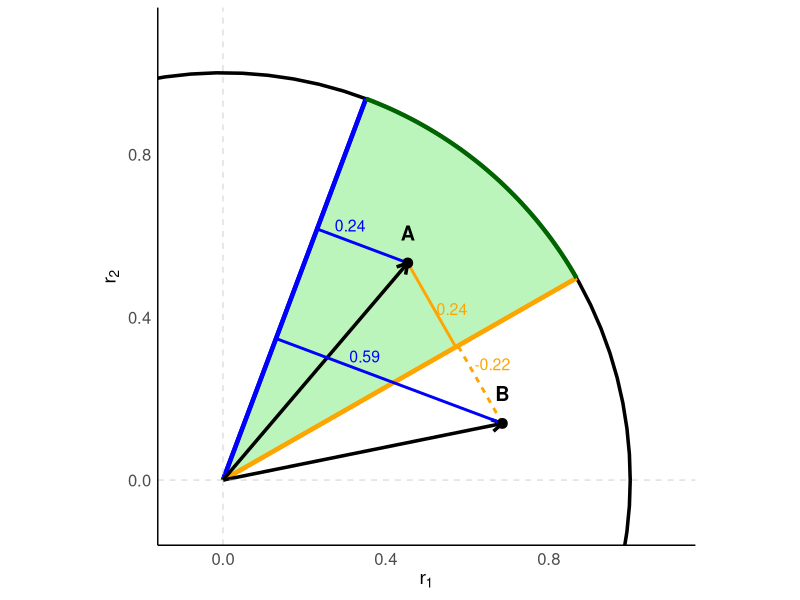
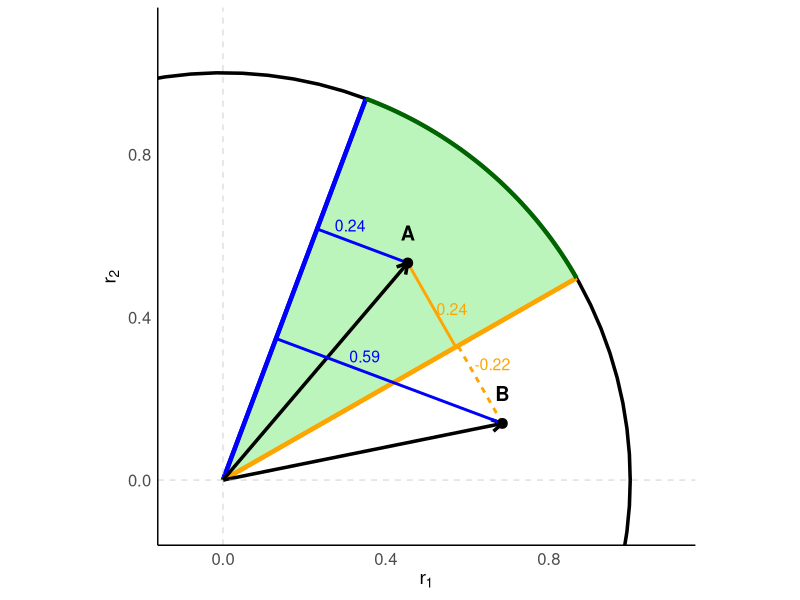

Write the R code that produced these figures, in order.
# Load required libraries
library(ggplot2)
library(dplyr)

# Define alpha values (competition coefficients)
alpha11 <- 0.7  # intraspecific competition of species 1
alpha12 <- 0.3  # effect of species 2 on species 1  
alpha21 <- 0.4  # effect of species 1 on species 2
alpha22 <- 0.8  # intraspecific competition of species 2

# Calculate slopes for feasibility domain boundaries
slope_left <- alpha22/alpha12  # 0.8/0.3 = 2.667
slope_right <- alpha21/alpha11  # 0.4/0.7 = 0.571

# Define colors for edges
color_left <- "blue"
color_right <- "orange"

# Create circular boundary
radius <- 1.0
n_points <- 100
angles <- seq(0, 2*pi, length.out = n_points)
circle_df <- data.frame(
  x = radius * cos(angles),
  y = radius * sin(angles)
)

# Create feasibility domain extending to the circle
theta_right <- atan(slope_right)
theta_left <- atan(slope_left)

# Create arc for the curved part of the feasibility domain
arc_angles <- seq(theta_right, theta_left, length.out = 50)
arc_x <- radius * cos(arc_angles)
arc_y <- radius * sin(arc_angles)

# Create feasibility domain polygon including the arc
fd_vertices <- data.frame(
  r1 = c(0, arc_x, 0),
  r2 = c(0, arc_y, 0)
)

# Separate the edges for different coloring
left_edge <- data.frame(
  x = c(0, radius * cos(theta_left)),
  y = c(0, radius * sin(theta_left))
)

right_edge <- data.frame(
  x = c(0, radius * cos(theta_right)),
  y = c(0, radius * sin(theta_right))
)

# Calculate centroid of feasibility domain  
centroid_r1 <- mean(c(0, radius * cos(theta_left), radius * cos(theta_right)))
centroid_r2 <- mean(c(0, radius * sin(theta_left), radius * sin(theta_right)))

# Define vectors
# Vector 1: Inside feasibility domain (closer to centroid)
v1_length <- 0.7  # Increased length to prevent overlap
v1_angle <- (theta_left + theta_right) / 2  # Middle of feasibility domain
v1_start <- c(0, 0)
v1_end <- c(v1_length * cos(v1_angle), v1_length * sin(v1_angle))

# Label for inside vector
v1_label <- "A"

# Vector 2: Outside feasibility domain (to the right of right boundary)
v2_length <- 0.7
v2_angle <- 0.2  # Small angle, outside the feasibility domain
v2_start <- c(0, 0)
v2_end <- c(v2_length * cos(v2_angle), v2_length * sin(v2_angle))

# Label for outside vector
v2_label <- "B"

# Function to find perpendicular point on a line from origin
find_perpendicular_point <- function(point, slope) {
  # For a line y = slope * x through origin
  # Perpendicular line has slope -1/slope
  # Find intersection point
  x_perp <- (point[1] + slope * point[2]) / (1 + slope^2)
  y_perp <- x_perp * slope
  return(c(x_perp, y_perp))
}

# Find perpendicular points on both boundaries for each vector
# For vector 1 (inside)
v1_perp_left <- find_perpendicular_point(v1_end, slope_left)
v1_perp_right <- find_perpendicular_point(v1_end, slope_right)

# For vector 2 (outside)
v2_perp_left <- find_perpendicular_point(v2_end, slope_left)
v2_perp_right <- find_perpendicular_point(v2_end, slope_right)

# Constrain perpendicular points to be within the circle
constrain_to_circle <- function(point) {
  dist <- sqrt(point[1]^2 + point[2]^2)
  if (dist > radius) {
    return(point * radius / dist)
  }
  return(point)
}

v1_perp_left <- constrain_to_circle(v1_perp_left)
v1_perp_right <- constrain_to_circle(v1_perp_right)
v2_perp_left <- constrain_to_circle(v2_perp_left)
v2_perp_right <- constrain_to_circle(v2_perp_right)

# Create data frames for plotting
vectors_df <- data.frame(
  x_start = c(v1_start[1], v2_start[1]),
  y_start = c(v1_start[2], v2_start[2]),
  x_end = c(v1_end[1], v2_end[1]),
  y_end = c(v1_end[2], v2_end[2]),
  label = c(v1_label, v2_label)
)

# Create distance lines for both edges with colors
distance_lines_df <- data.frame(
  x_start = c(v1_end[1], v1_end[1], v2_end[1], v2_end[1]),
  y_start = c(v1_end[2], v1_end[2], v2_end[2], v2_end[2]),
  x_end = c(v1_perp_left[1], v1_perp_right[1], v2_perp_left[1], v2_perp_right[1]),
  y_end = c(v1_perp_left[2], v1_perp_right[2], v2_perp_left[2], v2_perp_right[2]),
  vector_type = c("v1", "v1", "v2", "v2"),
  edge_type = c("left", "right", "left", "right"),
  color = c(color_left, color_right, color_left, color_right),
  pn = c("apositive", "apositive", "apositive", "negative")
)



# Create the plot
p <- ggplot() +
  # Background circle
  geom_path(data = circle_df, aes(x = x, y = y), 
            color = "black", size = 1.2) +
  
  # Feasibility domain (filled)
  geom_polygon(data = fd_vertices, aes(x = r1, y = r2), 
               fill = "lightgreen", alpha = 0.6) +
  
  # Colored edges of feasibility domain
  geom_segment(data = left_edge, 
               aes(x = x[1], y = y[1], xend = x[2], yend = y[2]),
               color = color_left, size = 1.5) +
  geom_segment(data = right_edge, 
               aes(x = x[1], y = y[1], xend = x[2], yend = y[2]),
               color = color_right, size = 1.5) +
  
  # Arc portion of the feasibility domain edge
  geom_path(data = data.frame(x = arc_x, y = arc_y), 
            aes(x = x, y = y), 
            color = "darkgreen", size = 1.5) +
  
  # Vectors
  geom_segment(data = vectors_df, 
               aes(x = x_start, y = y_start, xend = x_end, yend = y_end),
               arrow = arrow(length = unit(0.3, "cm")), 
               size = 1.2, color = "black") +
  
  # Distance lines (dashed) - colored to match edges
  geom_segment(data = distance_lines_df,
               aes(x = x_start, y = y_start, xend = x_end, yend = y_end, color = color, linetype = pn),
              size = 1) +
  scale_color_identity() +

  # Labels for vectors
  geom_point(data = vectors_df, 
             aes(x = x_end, y = y_end),
             color = "black", size = 3) +
  geom_text(data = vectors_df, 
            aes(x = x_end, y = y_end, label = label),
            vjust = -1.5, hjust = 0.5, size = 5, fontface = "bold") +
  
  # Axes
  geom_hline(yintercept = 0, color = "gray", linetype = "dashed", alpha = 0.5) +
  geom_vline(xintercept = 0, color = "gray", linetype = "dashed", alpha = 0.5) +
  
  # Labels
  labs(x = expression(r[1]),
       y = expression(r[2])) +
  
  # Theme
  theme_minimal() +
  theme(
    plot.title = element_text(hjust = 0.5, size = 16, face = "bold"),
    axis.title = element_text(size = 14),
    axis.text = element_text(size = 12),
    panel.grid.minor = element_blank(),
    panel.grid.major = element_blank(),
    axis.line = element_line(color = "black"),
    aspect.ratio = 1,
    legend.position = "none"
  ) +
  
  # Set axis limits
  coord_fixed(xlim = c(-0.1, 1.1), ylim = c(-0.1, 1.1))

# Calculate distances to both edges
dist_v1_left <- sqrt((v1_end[1] - v1_perp_left[1])^2 + (v1_end[2] - v1_perp_left[2])^2)
dist_v1_right <- sqrt((v1_end[1] - v1_perp_right[1])^2 + (v1_end[2] - v1_perp_right[2])^2)
dist_v2_left <- sqrt((v2_end[1] - v2_perp_left[1])^2 + (v2_end[2] - v2_perp_left[2])^2)
dist_v2_right <- sqrt((v2_end[1] - v2_perp_right[1])^2 + (v2_end[2] - v2_perp_right[2])^2)

# Determine which distances to show (closest for inside, both for outside)
# For vector 1 (inside), show the minimum distance
min_dist_v1 <- min(dist_v1_left, dist_v1_right)

# # Add distance annotations
# p <- p +
#   # Distance for vector A (inside) - just show the minimum
#   annotate("text", 
#            x = v1_end[1] + 0.1, 
#            y = v1_end[2] + 0.05,
#            label = paste0("d = ", round(min_dist_v1, 2)), 
#            size = 3.5, color = "darkgreen") +
#   # Distance for vector D (outside) - show as negative
#   annotate("text", 
#            x = v2_end[1] - 0.05, 
#            y = v2_end[2] - 0.1,
#            label = paste0("d = -", round(dist_v2_right, 2)), 
#            size = 3.5, color = "darkred")

# Add small annotations for the boundary distances with matching colors
p <- p +
  # Annotate distances on the perpendicular lines for vector A
  annotate("text", 
           x = mean(c(v1_end[1], v1_perp_left[1])) - 0.03, 
           y = mean(c(v1_end[2], v1_perp_left[2])) + 0.05,
           label = round(dist_v1_left, 2), 
           size = 4, color = color_left) +
  annotate("text", 
           x = mean(c(v1_end[1], v1_perp_right[1])) + 0.05, 
           y = mean(c(v1_end[2], v1_perp_right[2])) - 0.01,
           label = round(dist_v1_right, 2), 
           size = 4, color = color_right) +
  # Annotate distances on the perpendicular lines for vector D
  annotate("text", 
           x = mean(c(v2_end[1], v2_perp_left[1])) - 0.06, 
           y = mean(c(v2_end[2], v2_perp_left[2])) + 0.06,
           label = round(dist_v2_left, 2), 
           size = 4, color = color_left) +
  annotate("text", 
           x = mean(c(v2_end[1], v2_perp_right[1])) + 0.03, 
           y = mean(c(v2_end[2], v2_perp_right[2])) +.05,
           label = -round(dist_v2_right, 2), 
           size = 4, color = color_right)

# Display the plot
print(p)

# Save the plot
ggsave("feasibility_domain_colored_edges.png", p, width = 8, height = 8, dpi = 300)